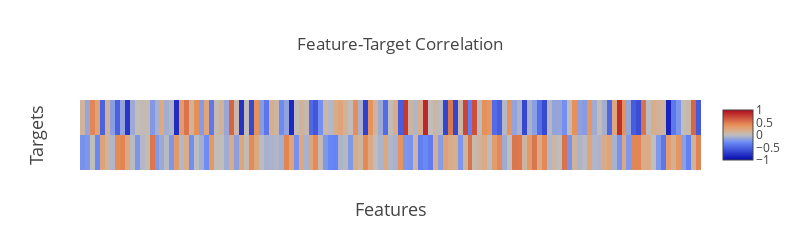

The cell this chart's notebook holds for it:
### Markdown cell above
Conclusions: <br />
    - lattice_angle_beta_degree highly correlated with lattice_vector_1_ang.  Plot both together and combine as new feature?
    - number of atoms correlated with larger lattice vectors - self-explanatory.
    - space group correlated with larger lattice_vector_3_ang.  Any way to use this?

### Code cell
corrAll = dfTrain[features + targets].corr()
dataCorrAll = [go.Heatmap(x = features, y = targets, z = corrAll.loc[targets, features].values,
                          zmin = -1, zmax = 1, showscale = True)]
layout = dict(title = 'Feature-Target Correlation',
              xaxis = dict(title = 'Features', titlefont = dict(size = 18),
                           showticklabels = False, ticks = ""),
              yaxis = dict(title = 'Targets', titlefont = dict(size = 18),
                           showticklabels = False, ticks = ""),
              width = 800, height = 250,
              autosize = False
              )
figure = dict(data = dataCorrAll, layout = layout)
iplot(figure)

### Figure 1 — Plotly figure (JSON) as saved in the notebook; plotly's stock layout.template omitted (floating-point values rounded to 4 significant figures; data arrays with more than 128 entries replaced by an {"elided": "..."} marker saying what was removed)
{"data": [{"showscale": true, "type": "heatmap", "x": ["Ga-O NN1 BL Max Inv", "lattice_vector_1_ang", "Ga-Al NN1 BL Max Inv", "Clusters Per Atom", "Ga-In NN1 BL Max Inv", "Clusters 1-2 Per Atom", "Al-O NN1 BL Range Inv", "In-O NN1 BL Max Inv", "zz", "percent_atom_in", "Hull Volume 1-3 Per Atom", "Ga-Ga NN1 BL Min Inv", "O CN Max", "Ga-Ga NN1 BL Range Inv", "In-Al NN1 BL Min Inv", "lattice_angle_beta_degree", "In-O NN1 BL Range Inv", "yx", "yy", "Cation-O NN1 BL Max", "Al-Ga NN1 BL Avg Inv", "Al-Al NN1 BL Avg Inv", "Clusters", "Ga-Al NN1 BL Avg Inv", "Hull Volume", "O CN Min", "Hull Volume 1-2", "xz", "In-In NN1 BL Range Inv", "lattice_vector_2_ang", "O-Al NN1 BL Avg Inv", "Ga CN Avg", "O-O NN1 BL Max", "Ga-In NN1 BL Range Inv", "In-In NN1 BL Max Inv", "Al-O NN1 BL Min Inv", "Hull Volume 1-3", "Cation-O NN1 BL Min", "O CN Avg", "O-Al NN1 BL Range Inv", "Hull Volume Per Atom", "lattice_vector_3_ang", "O-O NN1 BL Avg", "Ga-Ga NN1 BL Max Inv", "xy", "yz", "In-Ga NN1 BL Min Inv", "In CN Max", "Clusters 1-3", "Ga-O NN1 BL Min Inv", "Ga Atoms", "O-O NN1 BL Range Inv", "Al-Ga NN1 BL Max Inv", "lattice_angle_gamma_degree", "Hull Volume 2-3 Per Atom", "Al-O NN1 BL Max Inv", "lattice_angle_alpha_degree", "O-In NN1 BL Avg Inv", "Al CN Avg", "Ga-O NN1 BL Range Inv", "O-O NN1 BL Range", "Ga-In NN1 BL Min Inv", "O-Ga NN1 BL Range Inv", "In-Ga NN1 BL Range Inv", "In CN Avg", "O-O NN1 BL Max Inv", "Ga-O NN1 BL Avg Inv", "Unique 1", "zy", "O-O NN1 BL Min Inv", "percent_atom_ga", "zx", "Hull Volume 2-3", "O-In NN1 BL Max Inv", "Al-Al NN1 BL Min Inv", "Cation-O NN1 BL Avg", "O-Ga NN1 BL Min Inv", "percent_atom_al", "Al-In NN1 BL Max Inv", "O-Al NN1 BL Max Inv", "Clusters 1-2", "Al-O NN1 BL Avg Inv", "Ga-Al NN1 BL Min Inv", "In CN Min", "In-O NN1 BL Avg Inv", "Clusters 2-3", "Al-Ga NN1 BL Min Inv", "In-Al NN1 BL Avg Inv", "In-Al NN1 BL Max Inv", "In Atoms", "spacegroup", "Al-In NN1 BL Min Inv", "In-Ga NN1 BL Avg Inv", "In-In NN1 BL Avg Inv", "O-In NN1 BL Range Inv", "Clusters 1-3 Per Atom", "Al-Al NN1 BL Range Inv", "Al-In NN1 BL Avg Inv", "Ga-Ga NN1 BL Avg Inv", "Al CN Min", "Al-Ga NN1 BL Range Inv", "Al-In NN1 BL Range Inv", "Al CN Max", "number_of_total_atoms", "Clusters 2-3 Per Atom", "Unique 3", "Ga-In NN1 BL Avg Inv", "In-Al NN1 BL Range Inv", "O-O NN1 BL Avg Inv", "O-Al NN1 BL Min Inv", "xx", "O-In NN1 BL Min Inv", "In-In NN1 BL Min Inv", "Al-Al NN1 BL Max Inv", "Unique 2", "Ga-Al NN1 BL Range Inv", "Ga CN Min", "O-Ga NN1 BL Max Inv", "O-O NN1 BL Min", "In-Ga NN1 BL Max Inv", "Hull Volume 1-2 Per Atom", "Ga CN Max", "O-Ga NN1 BL Avg Inv", "Al Atoms", "In-O NN1 BL Min Inv"], "y": ["formation_energy_ev_natom", "bandgap_energy_ev"], "z": {"elided": "2x125 float values"}, "zmax": 1, "zmin": -1}], "layout": {"autosize": false, "height": 250, "title": "Feature-Target Correlation", "width": 800, "xaxis": {"showticklabels": false, "ticks": "", "title": "Features", "titlefont": {"size": 18}}, "yaxis": {"showticklabels": false, "ticks": "", "title": "Targets", "titlefont": {"size": 18}}}}
